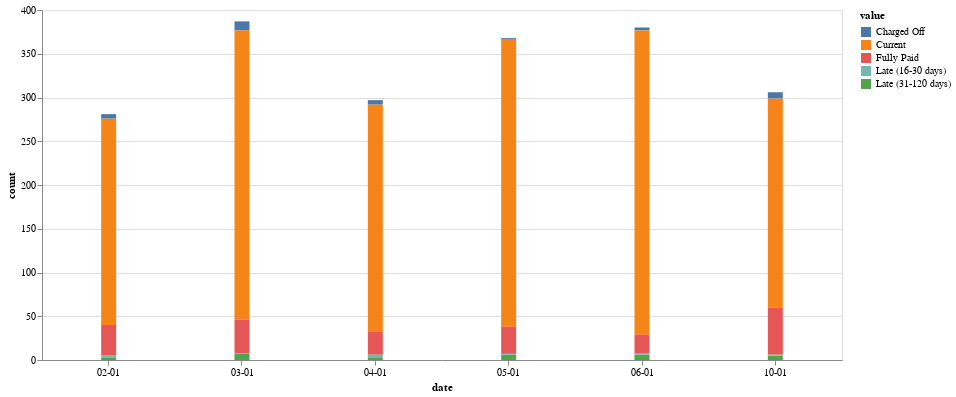

Notebook cell for this chart:
### Code cell
viz.plot_distribution_series('loan_status', type='discrete')

### Figure 1 — Vega-Lite specification as saved in the notebook (floating-point values rounded to 4 significant figures)
{"config": {"view": {"continuousWidth": 400, "continuousHeight": 300}}, "data": {"name": "data-4965b3b443cbdf461259dc4b4d5edbd0"}, "mark": {"type": "bar", "size": 15}, "encoding": {"color": {"type": "nominal", "field": "value"}, "x": {"type": "ordinal", "axis": {"format": "%m-%d"}, "bin": false, "field": "date", "timeUnit": "monthdate", "title": "date"}, "y": {"type": "quantitative", "field": "count", "title": "count"}}, "height": 350, "width": 800, "$schema": "https://vega.github.io/schema/vega-lite/v4.8.1.json", "datasets": {"data-4965b3b443cbdf461259dc4b4d5edbd0": [{"date": "2016-10-01T00:00:00", "value": "Current", "count": 239}, {"date": "2016-10-01T00:00:00", "value": "Fully Paid", "count": 54}, {"date": "2016-10-01T00:00:00", "value": "Charged Off", "count": 7}, {"date": "2016-10-01T00:00:00", "value": "Late (31-120 days)", "count": 5}, {"date": "2016-10-01T00:00:00", "value": "Late (16-30 days)", "count": 1}, {"date": "2017-02-01T00:00:00", "value": "Current", "count": 236}, {"date": "2017-02-01T00:00:00", "value": "Fully Paid", "count": 35}, {"date": "2017-02-01T00:00:00", "value": "Charged Off", "count": 5}, {"date": "2017-02-01T00:00:00", "value": "Late (31-120 days)", "count": 3}, {"date": "2017-02-01T00:00:00", "value": "Late (16-30 days)", "count": 2}, {"date": "2017-03-01T00:00:00", "value": "Current", "count": 331}, {"date": "2017-03-01T00:00:00", "value": "Fully Paid", "count": 38}, {"date": "2017-03-01T00:00:00", "value": "Charged Off", "count": 10}, {"date": "2017-03-01T00:00:00", "value": "Late (31-120 days)", "count": 7}, {"date": "2017-03-01T00:00:00", "value": "Late (16-30 days)", "count": 1}, {"date": "2017-04-01T00:00:00", "value": "Current", "count": 260}, {"date": "2017-04-01T00:00:00", "value": "Fully Paid", "count": 26}, {"date": "2017-04-01T00:00:00", "value": "Charged Off", "count": 5}, {"date": "2017-04-01T00:00:00", "value": "Late (16-30 days)", "count": 3}, {"date": "2017-04-01T00:00:00", "value": "Late (31-120 days)", "count": 3}, {"date": "2017-05-01T00:00:00", "value": "Current", "count": 329}, {"date": "2017-05-01T00:00:00", "value": "Fully Paid", "count": 31}, {"date": "2017-05-01T00:00:00", "value": "Late (31-120 days)", "count": 6}, {"date": "2017-05-01T00:00:00", "value": "Late (16-30 days)", "count": 1}, {"date": "2017-05-01T00:00:00", "value": "Charged Off", "count": 1}, {"date": "2017-06-01T00:00:00", "value": "Current", "count": 348}, {"date": "2017-06-01T00:00:00", "value": "Fully Paid", "count": 21}, {"date": "2017-06-01T00:00:00", "value": "Late (31-120 days)", "count": 6}, {"date": "2017-06-01T00:00:00", "value": "Charged Off", "count": 3}, {"date": "2017-06-01T00:00:00", "value": "Late (16-30 days)", "count": 2}]}}
